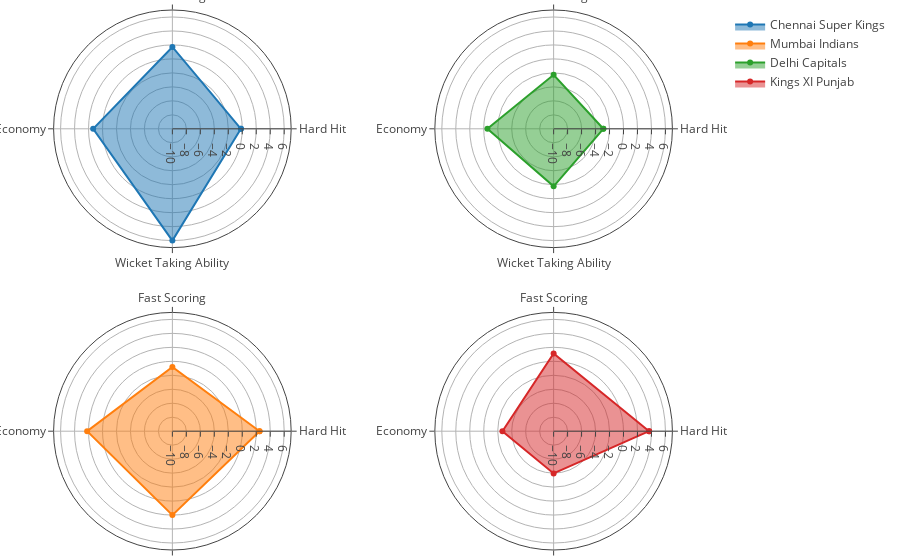

Notebook cell for this chart:
### Code cell
# Generate and Format Plots
data = []

count = 0
for i in [4, 2, 5, 1]:
    r = o.iloc[i,:]
    t = go.Scatterpolar(
      r = [r['Hard Hit']*1000, r['Fast Scoring']*100, r['Economy']*-10, r['Wicket Taking Ability']*-5, r['Hard Hit']*1000],
      theta = ['Hard Hit','Fast Scoring','Economy', 'Wicket Taking Ability', 'Hard Hit'],
      fill = 'toself',
      name = r['team'],
      subplot = "polar"+str(count+1) if i>0 else "polar"
    )
    count = count+1
    data.append(t)


layout = go.Layout(
    margin=go.layout.Margin(
        l=10,
        r=10,
        b=10,
        t=10,
        pad=0
    ),
  polar = dict(
      domain = dict(
        x = [0, 0.46],
        y = [0.56, 1]
      ),
    radialaxis = dict(
      visible = True,
      range = [-10, 7]
    )
  ),
  polar2 = dict(
     domain = dict(
        x = [0, 0.46],
        y = [0, 0.44]
      ),
    radialaxis = dict(
      visible = True,
      range = [-10, 7]
    )
  ),
  polar3 = dict(
      domain = dict(
        x = [0.54, 1],
        y = [0.56, 1]
      ),
    radialaxis = dict(
      visible = True,
      range = [-10, 7]
    )
  ),
  polar4 = dict(
      domain = dict(
        x = [0.54, 1],
        y = [0, 0.44]
      ),
    radialaxis = dict(
      visible = True,
      range = [-10, 7]
    )
  ),
  showlegend = True
    
)

fig = go.Figure(data=data, layout=layout)
t = plotly.offline.iplot(fig, filename="multiple-subplots")

### Figure 1 — Plotly figure (JSON) as saved in the notebook; plotly's stock layout.template omitted (floating-point values rounded to 4 significant figures)
{"data": [{"fill": "toself", "name": "Chennai Super Kings", "r": [-0.1908, 1.712, 1.336, 5.995, -0.1908], "subplot": "polar", "theta": ["Hard Hit", "Fast Scoring", "Economy", "Wicket Taking Ability", "Hard Hit"], "type": "scatterpolar", "uid": "c509f236-14c6-4154-a1f5-1d2007e395d2"}, {"fill": "toself", "name": "Mumbai Indians", "r": [2.475, -0.8052, 2.197, 2.005, 2.475], "subplot": "polar2", "theta": ["Hard Hit", "Fast Scoring", "Economy", "Wicket Taking Ability", "Hard Hit"], "type": "scatterpolar", "uid": "ff1d8170-f37c-4325-b315-51c15e531523"}, {"fill": "toself", "name": "Delhi Capitals", "r": [-2.886, -2.276, -0.5256, -1.773, -2.886], "subplot": "polar3", "theta": ["Hard Hit", "Fast Scoring", "Economy", "Wicket Taking Ability", "Hard Hit"], "type": "scatterpolar", "uid": "0d83865b-5a52-484c-ba73-7406d4fd94c3"}, {"fill": "toself", "name": "Kings XI Punjab", "r": [3.666, 1.134, -2.673, -3.954, 3.666], "subplot": "polar4", "theta": ["Hard Hit", "Fast Scoring", "Economy", "Wicket Taking Ability", "Hard Hit"], "type": "scatterpolar", "uid": "faae7797-7e80-453e-9c02-62eefb8ab188"}], "layout": {"margin": {"b": 10, "l": 10, "pad": 0, "r": 10, "t": 10}, "polar": {"domain": {"x": [0, 0.46], "y": [0.56, 1]}, "radialaxis": {"range": [-10, 7], "visible": true}}, "polar2": {"domain": {"x": [0, 0.46], "y": [0, 0.44]}, "radialaxis": {"range": [-10, 7], "visible": true}}, "polar3": {"domain": {"x": [0.54, 1], "y": [0.56, 1]}, "radialaxis": {"range": [-10, 7], "visible": true}}, "polar4": {"domain": {"x": [0.54, 1], "y": [0, 0.44]}, "radialaxis": {"range": [-10, 7], "visible": true}}, "showlegend": true}}
